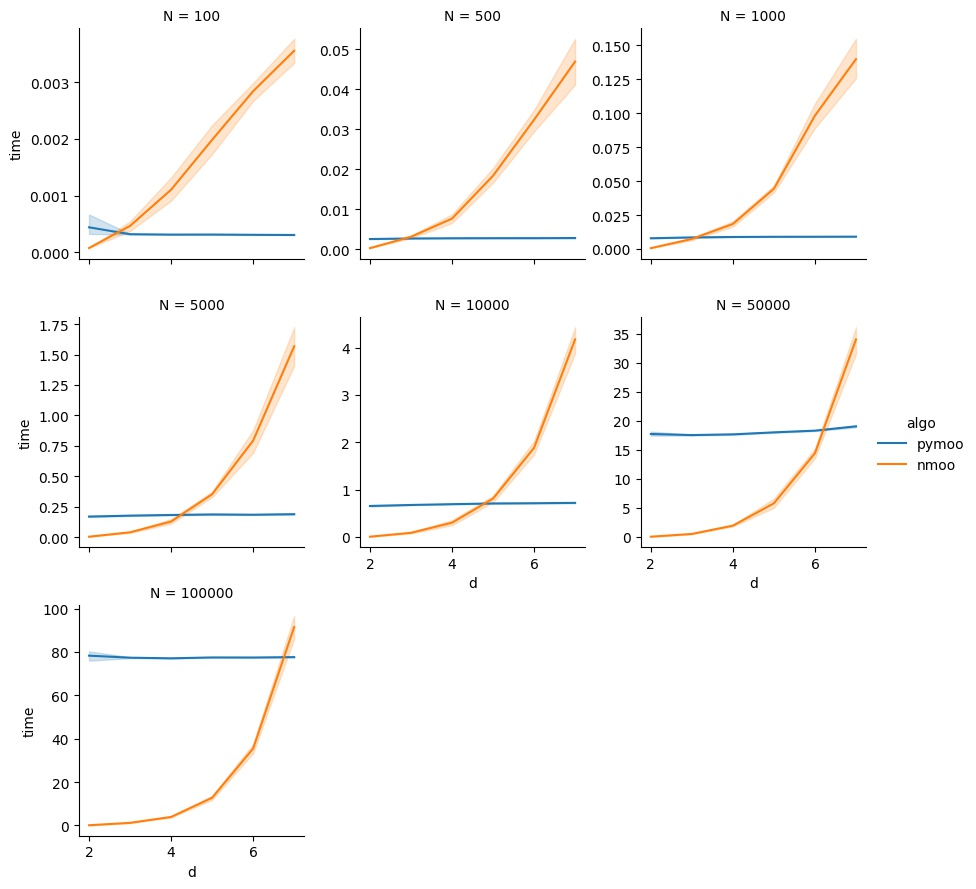

Recreate this plot in Python.
from itertools import product
from time import time

import numpy as np
import pandas as pd
import seaborn as sns
from pymoo.core.population import Population
from pymoo.util.optimum import filter_optimum

try:
    from nmoo.utils.population import pareto_frontier_mask
except ModuleNotFoundError:
    import sys

    sys.path.append("../")
    from nmoo.utils.population import pareto_frontier_mask


Ns = [100, 500, 1000, 5000, 10_000, 50_000, 100_000]
ds = [2, 3, 4, 5, 6, 7]
n_evals = 10

results = []

# Load intermediate results
# df = pd.read_csv("time.csv")
# results = list(map(tuple, df[["N", "d", "algo", "time"]].to_numpy()))

for N, d, i in product(Ns, ds, range(n_evals)):
    print(f"N = {N}, d = {d}, repetition = {i+1}/{n_evals}")
    points = np.random.RandomState().normal([0.0] * d, 0.3, (N, d))
    population = Population.create(points)
    _ = population.set(
        F=points,
        feasible=np.full((N, 1), True),
    )
    start = time()
    filter_optimum(population)
    results.append((N, d, "pymoo", time() - start))
    start = time()
    pareto_frontier_mask(points)
    results.append((N, d, "nmoo", time() - start))

df = pd.DataFrame(results, columns=("N", "d", "algo", "time"))
df.to_csv("time.csv")

plot = sns.FacetGrid(df, col_wrap=3, col="N", hue="algo", sharey=False)
plot.map(sns.lineplot, "d", "time")
plot.add_legend()
plot.savefig("time.jpg")
